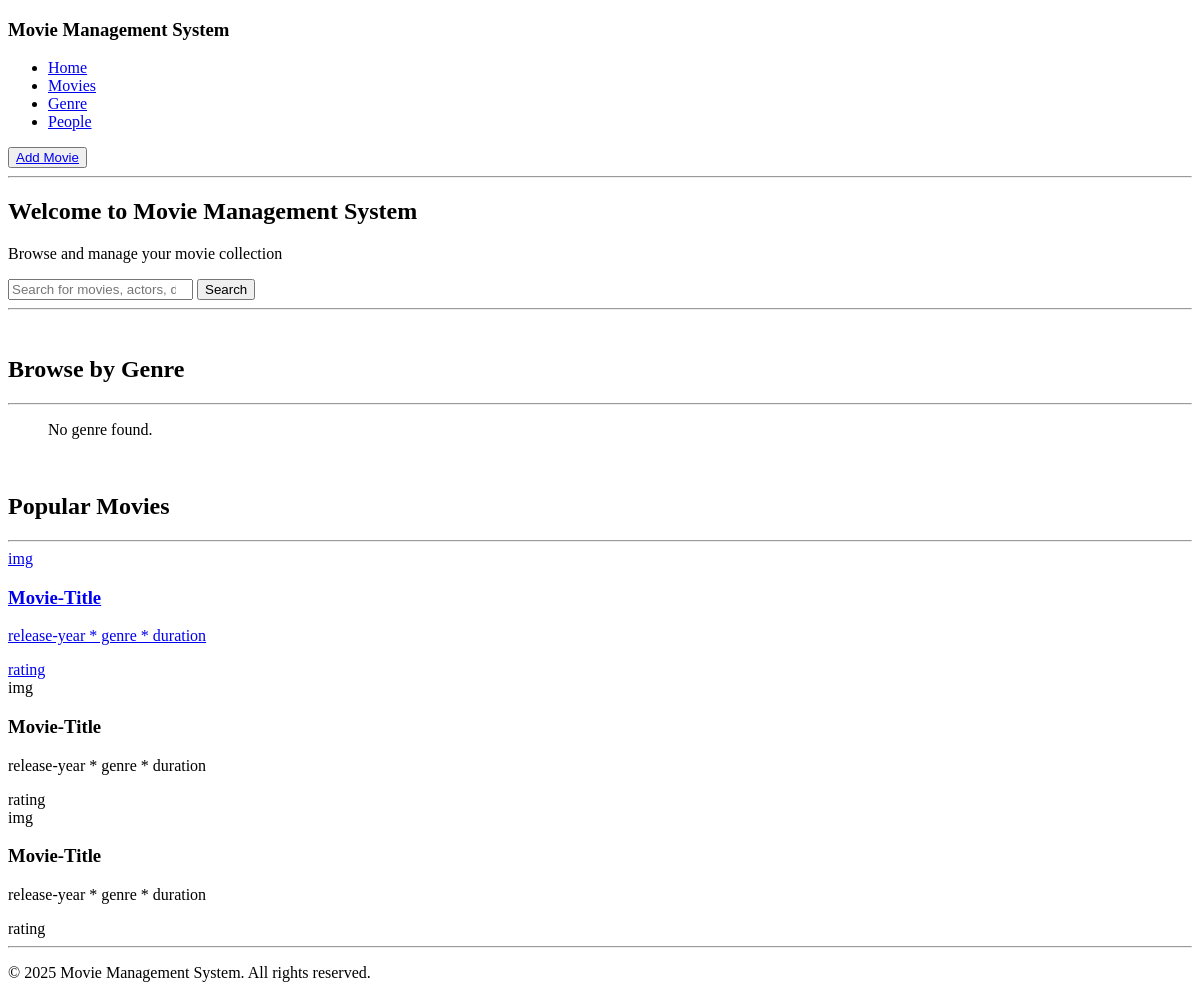
The app's page /movies/homepage/, older data.
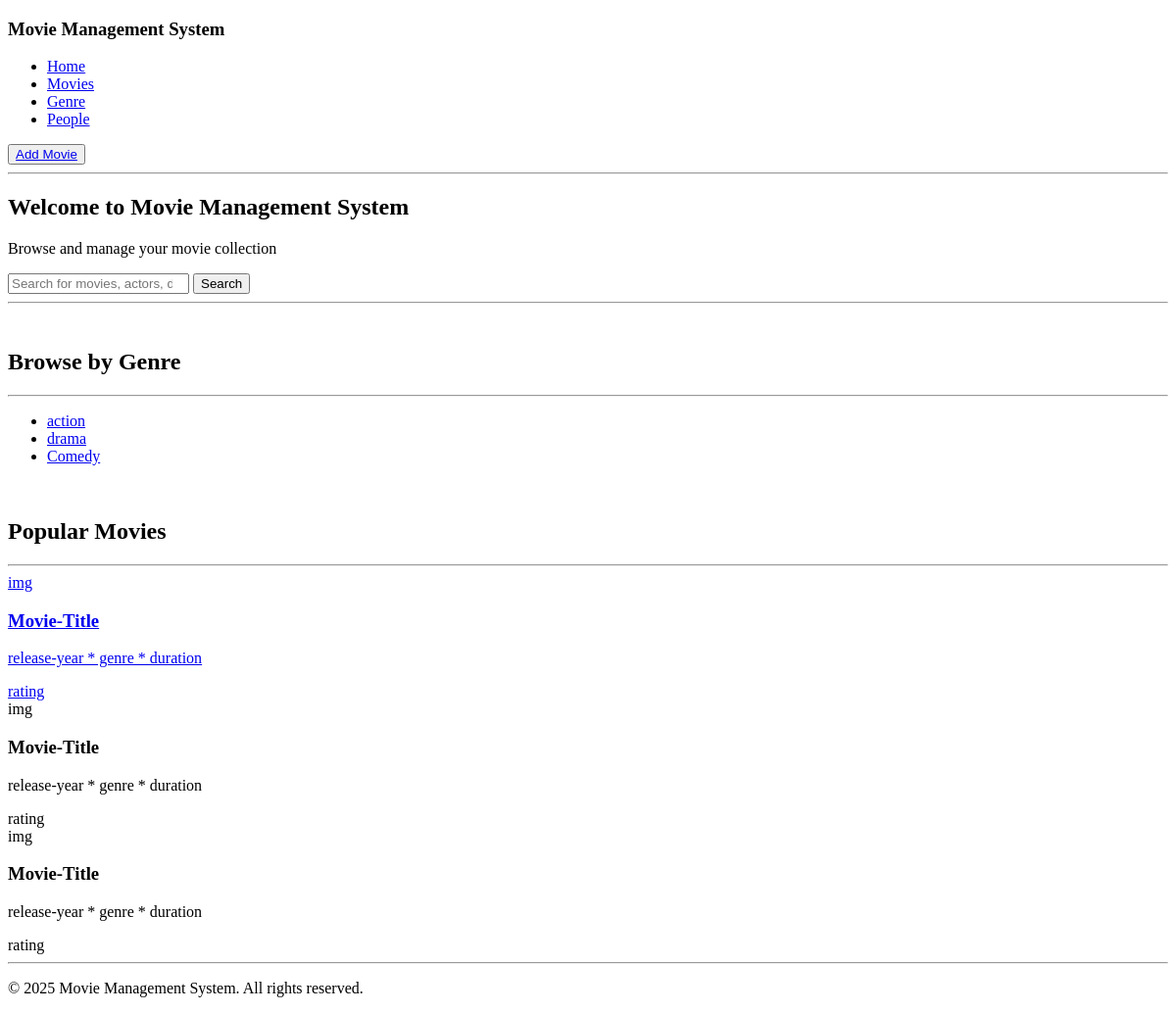
The same page, newer data.
### movies/models.py (models this page shows, shortened)
class Genre(models.Model):
    genre_name = models.CharField(max_length=50, unique=True)

### movies/views.py (the view)
# urls.py: path('homepage/', views.HomePageView.as_view(), name='home'),
class HomePageView(TemplateView):
    template_name = 'movies/home.html'
    def get_context_data(self, **kwargs):
        context = super().get_context_data(**kwargs)
        context['genres'] = Genre.objects.all()
        return context

### movies/templates/movies/home.html (shortened to what this page needs)
{% extends 'movies/base.html' %}
{% block content %}
<div class="home-container">
    <div class="head-search-container">
        <h2>Welcome to Movie Management System</h2>
        <p>Browse and manage your movie collection</p>
        <form class="search-box" method="get" action="{% url 'movies:movie' %}" role="search">
            <input class="search-input" type="search" placeholder="Search for movies, actors, directors..."/>
            <button class="btn" type="submit">Search</button>
        </form>
        <hr>
        <br>
    </div>
    <div class="content">
        <h2 class="block-title">Browse by Genre</h2><hr>
        <div class="genre-items">
            <ul>
                {% for genre in genres %}
                <li>
                    <div><a href="{% url 'movies:movie' %}">{{ genre.genre_name }}</a></div>
                </li>
                {% empty %}
                <p>No genre found.</p>
                {% endfor %}
            </ul>
        </div>
        <br>
        <h2 class="block-title">Popular Movies</h2><hr>
        <div class="movie-block">
            <div class="movie-card">
                <a class="nav-link" href="{% url 'movies:movieDetail' %}">
                <div class="movie-poster">img</div>
                <div class="movie-info">
                    <h3>Movie-Title</h3>
                    <p>release-year * genre * duration</p>
                    <span>rating</span>
                </div>
                </a>
            </div>
            <div class="movie-card">
                <div class="movie-poster">img</div>
                <div class="movie-info">
                    <h3>Movie-Title</h3>
                    <p>release-year * genre * duration</p>
                    <span>rating</span>
                </div>
            </div>
            <div class="movie-card">
                <div class="movie-poster">img</div>
                <div class="movie-info">
                    <h3>Movie-Title</h3>
                    <p>release-year * genre * duration</p>
                    <span>rating</span>
                </div>
            </div>
        </div>
    </div>
</div>
{% endblock %}

Row changes from the older to the newer data that the page shows:
added Genre: genre_name "action"
added Genre: genre_name "drama"
added Genre: genre_name "Comedy"
Text that changed along with them:
text no longer shown: "No genre found."
